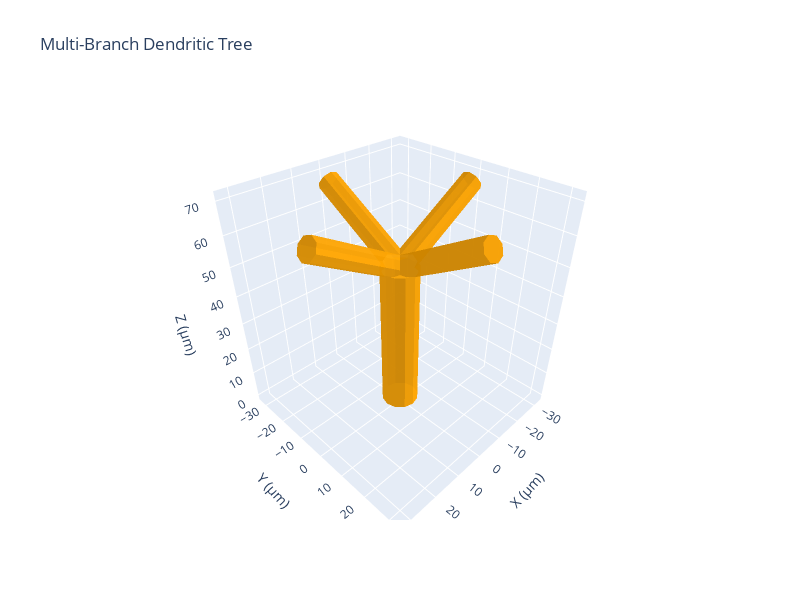

The code cell stored with this chart in its notebook:
### Code cell
# Visualize the multi-branch structure
fig = visualize_mesh_3d(
    multi_branch, 
    title="Multi-Branch Dendritic Tree",
    color="orange",
    backend="plotly",
    show_wireframe=True,  # Show wireframe for better structure visibility
)
fig.show()

### Figure 1 — Plotly figure (JSON) as saved in the notebook; plotly's stock layout.template omitted (floating-point values rounded to 4 significant figures; data arrays with more than 128 entries replaced by an {"elided": "..."} marker saying what was removed)
{"data": [{"color": "orange", "i": {"elided": "224 int values"}, "j": {"elided": "224 int values"}, "k": {"elided": "224 int values"}, "name": "Mesh", "opacity": 0.8, "type": "mesh3d", "x": {"elided": "325 float values"}, "y": {"elided": "325 float values"}, "z": {"elided": "325 float values"}}], "layout": {"height": 600, "scene": {"aspectmode": "data", "aspectratio": {"x": 1, "y": 1, "z": 0.8}, "xaxis": {"title": {"text": "X (µm)"}}, "yaxis": {"title": {"text": "Y (µm)"}}, "zaxis": {"title": {"text": "Z (µm)"}}}, "title": {"text": "Multi-Branch Dendritic Tree"}, "width": 800}}
